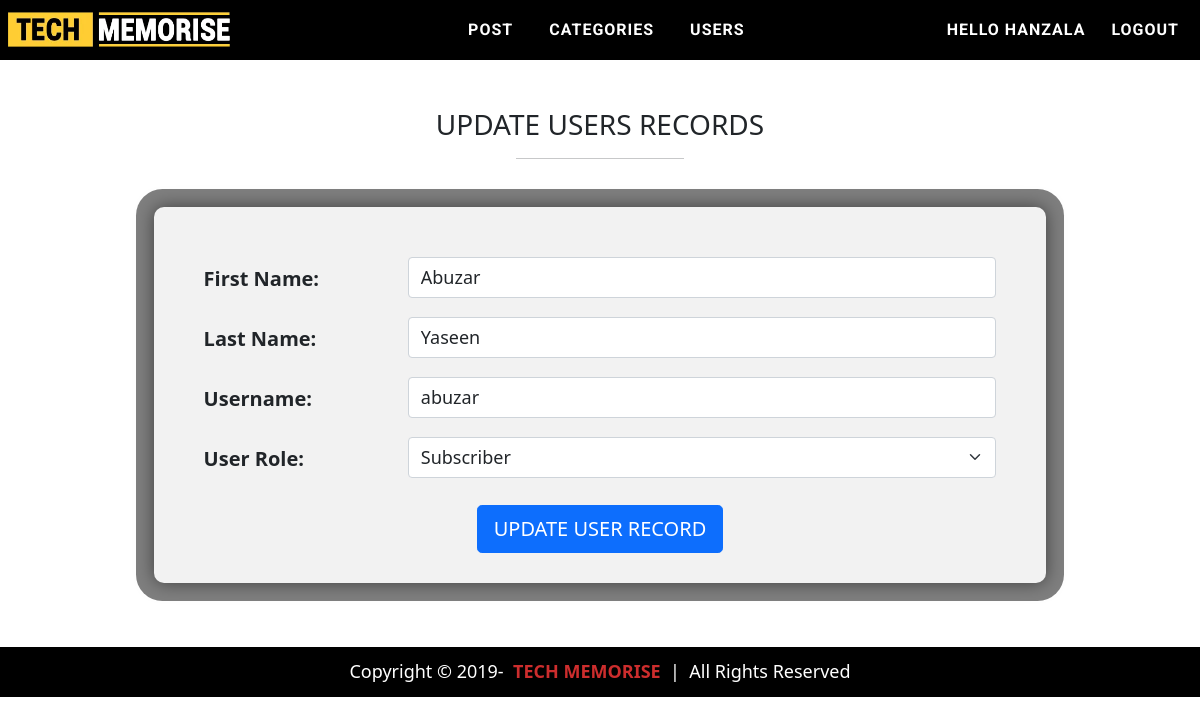
Page /blog-cms/admin/user-edit.php?user_id=21 (signed in) on the committed database.
### tables this page shows
CREATE TABLE `users` (
  `user_id` int(10) UNSIGNED NOT NULL,
  `first_name` varchar(30) NOT NULL,
  `last_name` varchar(30) NOT NULL,
  `username` varchar(30) NOT NULL,
  `email` varchar(40) NOT NULL,
  `user_role` varchar(50) DEFAULT NULL,
  `password` varchar(100) DEFAULT NULL,
  `token` varchar(100) DEFAULT NULL,
  `status` varchar(20) DEFAULT NULL
);

### blog-cms/admin/user-edit.php (the view, shortened to what this page needs)
<?php
    include_once "header.php";
?>
<div class="my-5 pb-3 container-lg container-fluid">
    <h3 class="text-center">UPDATE USERS RECORDS</h3>
    <center>
        <hr style="width:15%">
    </center>
    <?php
        $user_id = $first_name = $last_name = $username = $user_role = "";
        $row = [];
        if (isset($_GET['user_id'])) {
            $sql = "SELECT user_id, username, first_name, last_name, user_role FROM users WHERE user_id = '{$_GET['user_id']}'";
            if ($result = mysqli_query($connection, $sql))
            {
                if(mysqli_num_rows($result) > 0)
                {
                    $row = mysqli_fetch_array($result);
                }
            }
        }
    ?>
    <div class="form-container mt-5">
        <form method="post" action="<?php echo htmlspecialchars($_SERVER["PHP_SELF"]) ?>">
            <div class="mb-3 row">
                <label class="col-md-3 col-form-label">First Name: </label>
                <div class="col-md-9">
                    <input type="text" name="first_name" class="form-control" placeholder="First Name" value="<?php echo isset($row["first_name"])? $row["first_name"] : $first_name ?>" required>
                </div>
            </div>
            <div class="mb-3 row">
                <label class="col-md-3 col-form-label">Last Name: </label>
                <div class="col-md-9">
                    <input type="text" class="form-control" name="last_name" placeholder="Last Name" value="<?php echo isset($row["last_name"])? $row["last_name"] : $last_name ?>" required>
                </div>
            </div>
            <div class="mb-3 row">
                <label class="col-md-3 col-form-label">Username: </label>
                <div class="col-md-9">
                    <input type="text" class="form-control" name="username" placeholder="Username" value="<?php echo isset($row["username"])? $row["username"] : $username ?>" required>
                </div>
            </div>
            <div class="mb-3 row">
                <label class="col-md-3 col-form-label">User Role: </label>
                <div class="col-md-9">
                    <select name="user_role" class="form-select" required>
                        <option value='subscriber'
                        <?php
                            echo ((isset($row["user_role"]) ? $row["user_role"] : $user_role) == "subscriber") ? "selected" : "";
                        ?>
                        >Subscriber</option>
                    </select>
                </div>
            </div>
            <div class="mt-4 text-center">
                <button type="submit" name="update_user" class="btn btn-lg btn-primary font-weight-bolder">UPDATE USER RECORD</button>
            </div>
        </form>
    </div>
</div>
<?php
    include_once "footer.php";
?>

### blog-cms/admin/css/style.css (style rules this page uses)
.form-container { width: 80%; margin: 0 auto; padding: 50px 50px 30px 50px; background-color: #F2F2F2; border-radius: 10px; box-shadow: 0 0 0 18px rgba(0, 0, 0, 0.5), 0 0 18px 0 rgba(0, 0, 0, 0.5); }
.form-container label { font-weight: bolder; font-size: 20px; }
textarea, input, select, option { font-size: 18px !important; }

### rows in the picture
users: first_name "Abuzar", last_name "Yaseen", username "abuzar", user_role "Subscriber"

### other values in the picture
$_SESSION['user']['username'] "HANZALA"
